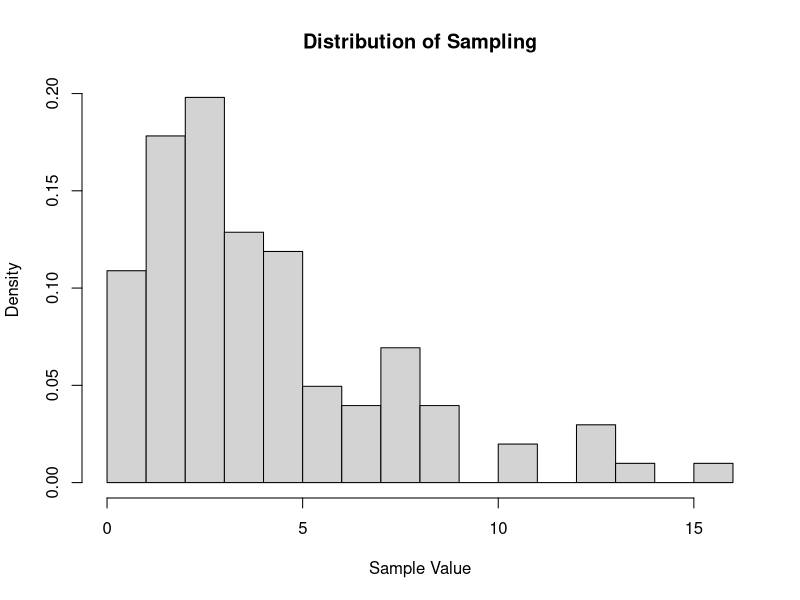

Here is the R script that generated this plot:
## ---- chunk 1
knitr::opts_chunk$set(echo = TRUE)
## ---- chunk 2
data <- read.delim("webtraffic.txt")
col_total <- colSums(data)
Traffic <- matrix(col_total, nrow = 9, ncol = 9, byrow = TRUE)
Traffic[9, 1] = 1000
Traffic
## ---- chunk 3
row_total <- rowSums(Traffic)
P <- Traffic / row_total
P
## ---- chunk 4
a <- c(1, rep(0, 8))
prob5 <- a %*% P %*% P %*% P %*% P %*% P
prob5[5]
## ---- chunk 5
Q <- t(P) - diag(9)
Q[9, ] <- rep(1, 9)
rhs <- c(rep(0, 8), 1)
Pi <- solve(Q, rhs)
Pi
## ---- chunk 6
B <- P[1:8, 1:8]
Q <- diag(8) - B
rhs <- c(0.1, 2, 3, 5, 5, 3, 3, 2)
m <- solve(Q, rhs)
m[1]
## ---- chunk 7
set.seed(400)
n1 <- 10000000 / (1^2)
n2 <- 10000000 / (2^2)
n3 <- 10000000 / (4^2)
X1 <- runif(n1, 0, 1)
X2 <- runif(n2, 0, 1)
X3 <- runif(n3, 0, 1)
Y1 <- -log(X1) / 1
Y2 <- -log(X2) / 2
Y3 <- -log(X3) / 4
I1 <- sum(sin(Y1)) / n1
I2 <- sum(sin(Y2) / 2) / n2
I3 <- sum(sin(Y3) / 4) / n3
I1
I2
I3
## ---- chunk 8
set.seed(99999)
q <- function(x, lambda){
  return (lambda * exp(-lambda * x))
}
f <- function(x, k = 2, theta = 2){
  return (x ^ (k - 1) * exp(-x / theta))
}
x_list = c(1, rep(0, 14999))
for(t in 0 : 14999){
  if(t == 0){
    x = 1
  }else{
    x = -log(runif(1, 0, 1)) / x_list[t+1]
  }
  a = f(x) * q(x_list[t+1], x) / (f(x_list[t+1]) * q(x, x_list[t+1]))
  u = runif(1, 0, 1)
  if(u <= a){
    x_list[t+2] = x
  }else{
    x_list[t+2] = x_list[t+1]
  }
}
hist(x_list[seq(5000, 15000, 100)], freq = FALSE, breaks = 20, main = "Distribution of Sampling", xlab = "Sample Value")
